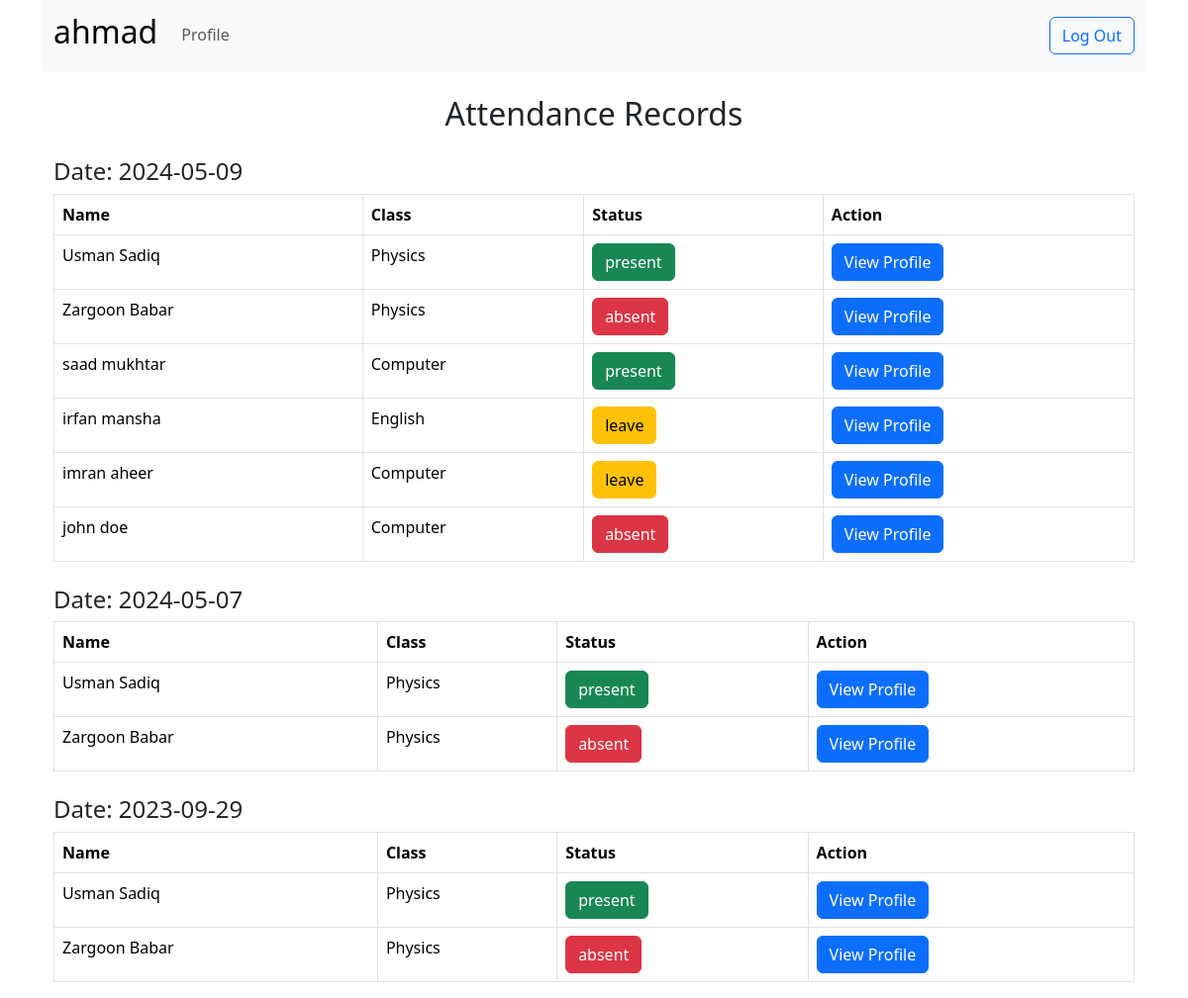
/students (signed in), run on an earlier commit of the app's database.
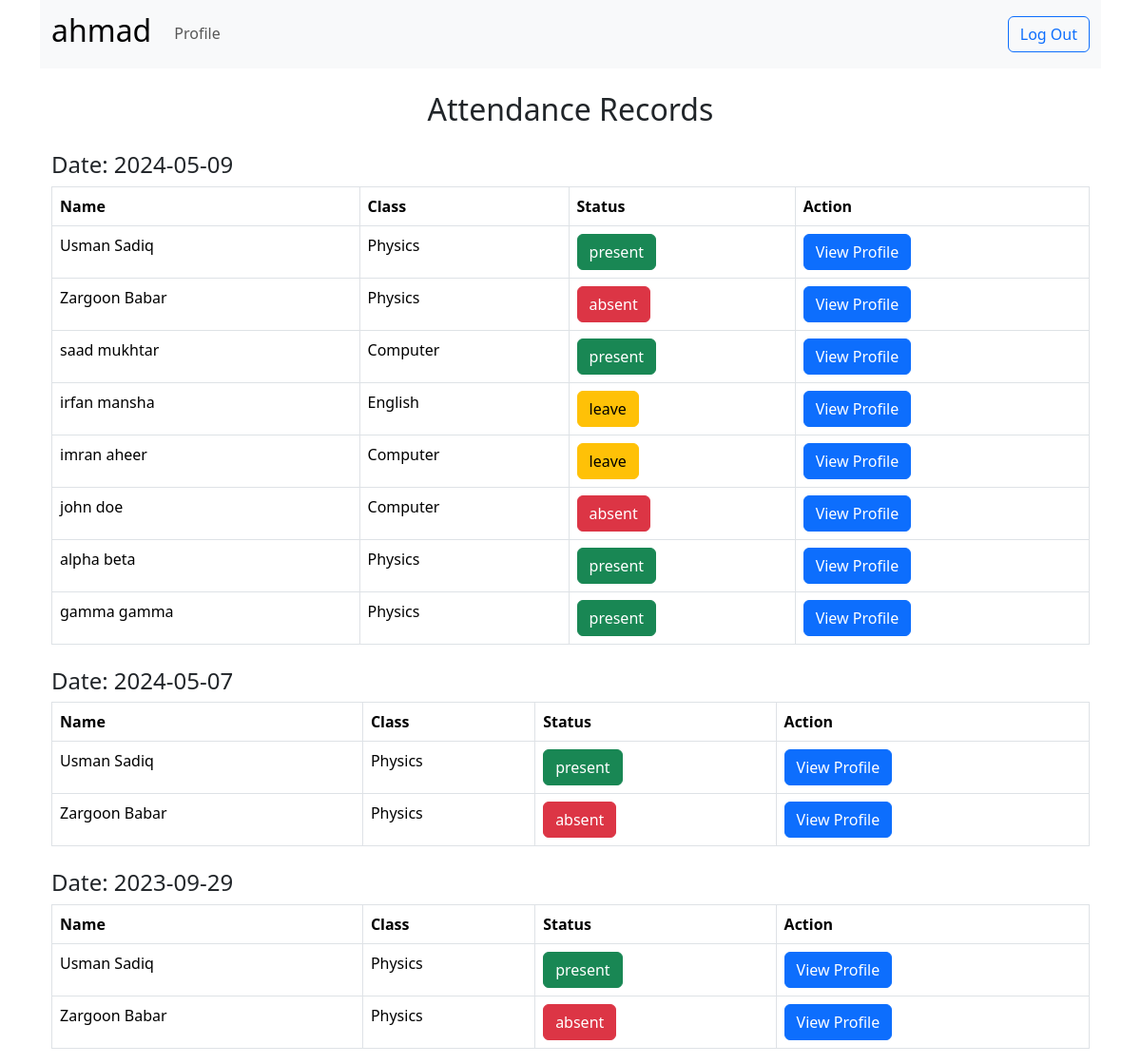
And on a later commit of the database.
### tables this page shows
CREATE TABLE attendance ( id INTEGER PRIMARY KEY, student_id INTEGER NOT NULL , date DATE NOT NULL, status TEXT NOT NULL, FOREIGN KEY (student_id) REFERENCES students (id) );

CREATE TABLE students (
    id INTEGER PRIMARY KEY,
    firstname TEXT NOT NULL,
    lastname TEXT NOT NULL,
    email TEXT NOT NULL,
    username TEXT NOT NULL,
    password TEXT NOT NULL,
    teacher_id INTEGER,
    course_id INTEGER,
    admin_id INTEGER,
    FOREIGN KEY (teacher_id) REFERENCES teachers (id),
    FOREIGN KEY (course_id) REFERENCES courses (id),
    FOREIGN KEY (admin_id) REFERENCES admins (id)
);

CREATE TABLE courses (
    id INTEGER PRIMARY KEY,
    course_name TEXT NOT NULL,
    start_date DATE NOT NULL,
    admin_id INTEGER,
    FOREIGN KEY (admin_id) REFERENCES admins (id)
);

### app.py (the view)
@app.route("/students", methods=["GET", "POST"])
@login_required
def students():
    user_role = session["user_role"]
    user_id = session["user_id"]
    attendance_data = db.execute(
        "SELECT DISTINCT student_id FROM attendance WHERE student_id IN (SELECT id FROM students WHERE teacher_id = ?)",
        user_id,
    )
    common_sql = """
        SELECT students.id, students.firstname, students.lastname, courses.course_name, attendance.date, attendance.status
        FROM students
        JOIN courses ON students.course_id = courses.id
        LEFT JOIN attendance ON students.id = attendance.student_id
    """
    if user_role == "teacher":
        sql = f"{common_sql} WHERE students.teacher_id = ? ORDER BY students.id, attendance.date DESC"
    else:
        sql = f"{common_sql} WHERE students.admin_id = ? ORDER BY students.id, attendance.date DESC"
    rows = db.execute(sql, user_id)
    attendance_by_date = {}
    for row in rows:
        date = row["date"]
        if date not in attendance_by_date:
            attendance_by_date[date] = []
        attendance_by_date[date].append(row)
    return render_template(
        "students.html",
        students=rows,
        user="student",
        table="students",
        role=user_role,
        attendance_by_date=attendance_by_date,
        attendance_data=attendance_data,
    )

### app.py (called while the page is built)
@app.after_request
def after_request(response):
    response.headers["Cache-Control"] = "no-cache, no-store, must-revalidate"
    response.headers["Expires"] = 0
    response.headers["Pragma"] = "no-cache"
    return response

### helpers.py (called while the page is built)
def login_required(f):
    @wraps(f)
    def decorated_function(*args, **kwargs):
        if session.get("user_id") is None:
            return redirect("/login")
        return f(*args, **kwargs)
    return decorated_function

### templates/students.html (shortened to what this page needs)
{% extends "layout.html" %}
{% block body%}
    <nav class="navbar navbar-expand-lg bg-body-tertiary">
        <div class="container-fluid">
            <a class="navbar-brand">
                <h2>{{ role }}</h1>
            </a>
            <div class="collapse navbar-collapse" id="navbarSupportedContent">
                <ul class="navbar-nav me-auto mb-2 mb-lg-0 nav-underline">
                    <li class="nav-item">
                        <a class="nav-link" href="/profile">Profile</a>
                    </li>
                </ul>
                <form class="d-flex" role="search" action="/logout" method="post">
                    <button class="btn btn-outline-primary" type="submit">Log Out</button>
                </form>
            </div>
        </div>
    </nav>
    <div class="container mt-4">
        {% if students %}
            <h2 class="text-center mt-3">Attendance Records</h2>
            {% for date, students in attendance_by_date.items() %}
                {% if date %}
                    <h4 class="mt-4">Date: {{ date }}</h4>
                    <table class="table table-bordered">
                        <thead>
                            <tr>
                                <th>Name</th>
                                <th>Class</th>
                                <th>Status</th>
                                <th>Action</th>
                            </tr>
                        </thead>
                        <tbody>
                            {% for student in students %}
                                <tr>
                                    <td>{{ student.firstname + " " + student.lastname}}</td>
                                    <td>{{ student.course_name }}</td>
                                    <td>
                                        {% if student.status is none %}
                                            Not Marked
                                        {% else %}
                                            {% if student.status == "present" %}
                                                <button class="btn btn-success">
                                                    {{ student.status }}
                                                </button>
                                            {% elif student.status == "absent" %}
                                                <button class="btn btn-danger">
                                                    {{ student.status }}
                                                </button>
                                            {% elif student.status == "leave" %}
                                                <button class="btn btn-warning">
                                                    {{ student.status }}
                                                </button>
                                            {% endif %}
                                        {% endif %}
                                    </td>
                                    <td>
                                        <form method="post" action="/profile">
                                            <button type="submit" class="btn btn-primary">View Profile</button>
                                        </form>
                                    </td>
                                </tr>
                            {% endfor %}
                        </tbody>
                    </table>
                {% endif %}
            {% endfor %}
        {% else %}
            <h3 class="mt-5">Currently! You have no students.</h3>
        {% endif %}
    </div>
{% endblock %}

### templates/layout.html (shortened to what this page needs)
<!DOCTYPE html>
<html lang="en">
    <head>
        <link rel="stylesheet" href="../static/styles.css" />
        <link href="https://cdn.jsdelivr.net/npm/bootstrap@5.3.2/dist/css/bootstrap.min.css" rel="stylesheet">
    </head>
    <body>
        <div class="container">
            {% block body %} {% endblock %}
        </div>
    </body>
</html>

What changed in the data, as far as the page shows it:
added attendance: lastname "alpha beta", course_name "Physics", status "present", shown under "2024-05-09"
added attendance: lastname "gamma gamma", course_name "Physics", status "present", shown under "2024-05-09"
